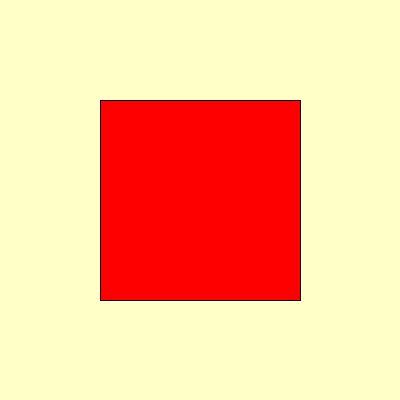
Frame 1 (no input)
Frame 60 (the mouse pressed at the canvas centre just before this capture): identical to frame 1, image omitted
Frame 120 (the mouse held since frame 60 and released just before this capture): identical to frame 1, image omitted

The Processing sketch that drew this single still picture (run headless with seeded random() and noise(); from frame 60 on, the mouse is pressed at the canvas centre):

// Processing sketch: ColourKey
// ── ColourKey.pde
//Colour Key

// -- Global variables to hold our color values
int r = 255; // Start with red
int g = 0;
int b = 0;

void setup() {
  size(400, 400);
  rectMode(CENTER); // Draws the rectangle from the center
}

void draw() {
  // A light yellow background to match the screenshot
  background(255, 255, 200);

  // Set the fill using our global variables
  fill(r, g, b);

  // Draw the rectangle in the middle of the screen
  rect(width/2, height/2, 200, 200);
}

void keyPressed() {
  // Check which key is pressed and change r, g, b accordingly
  if (key == 'r' || key == 'R') {
    r = 255;
    g = 0;
    b = 0;
  } else if (key == 'g' || key == 'G') {
    r = 0;
    g = 255;
    b = 0;
  } else if (key == 'b' || key == 'B') {
    r = 0;
    g = 0;
    b = 255;
  }
}
